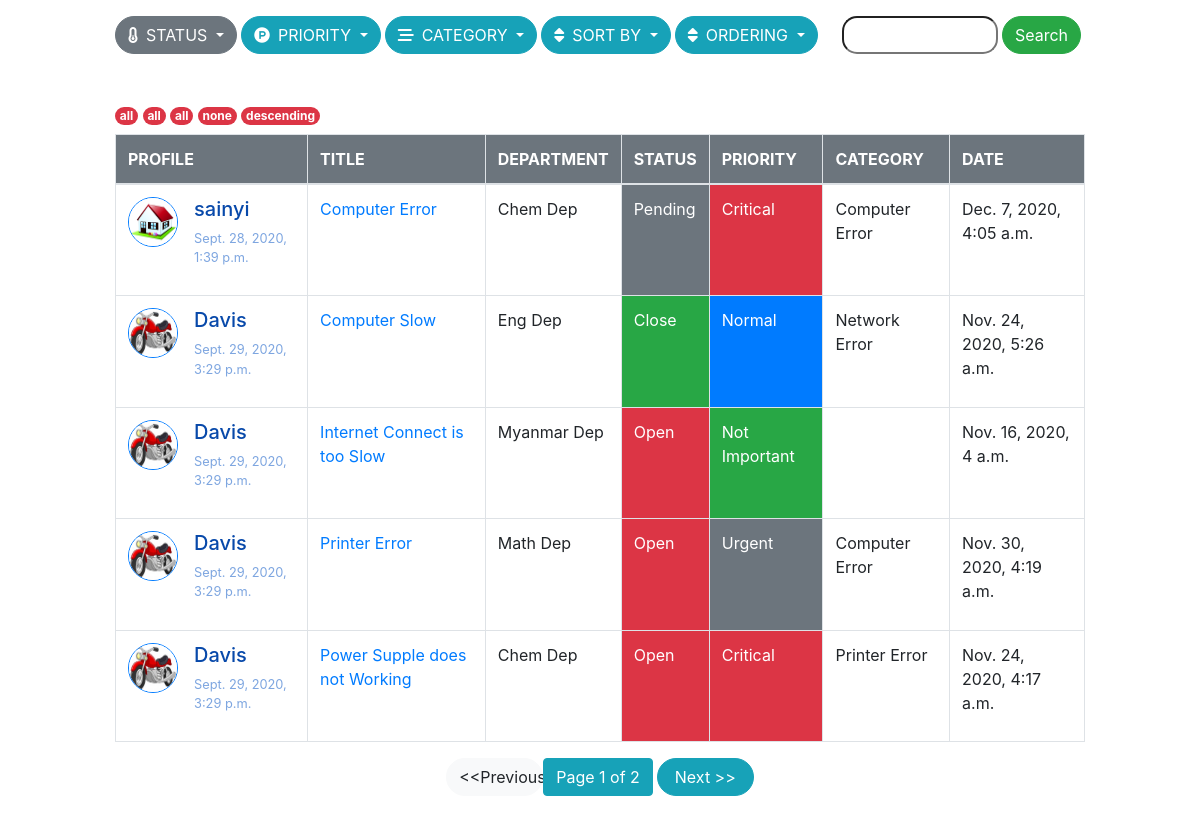
The app's page /tickets, older data.
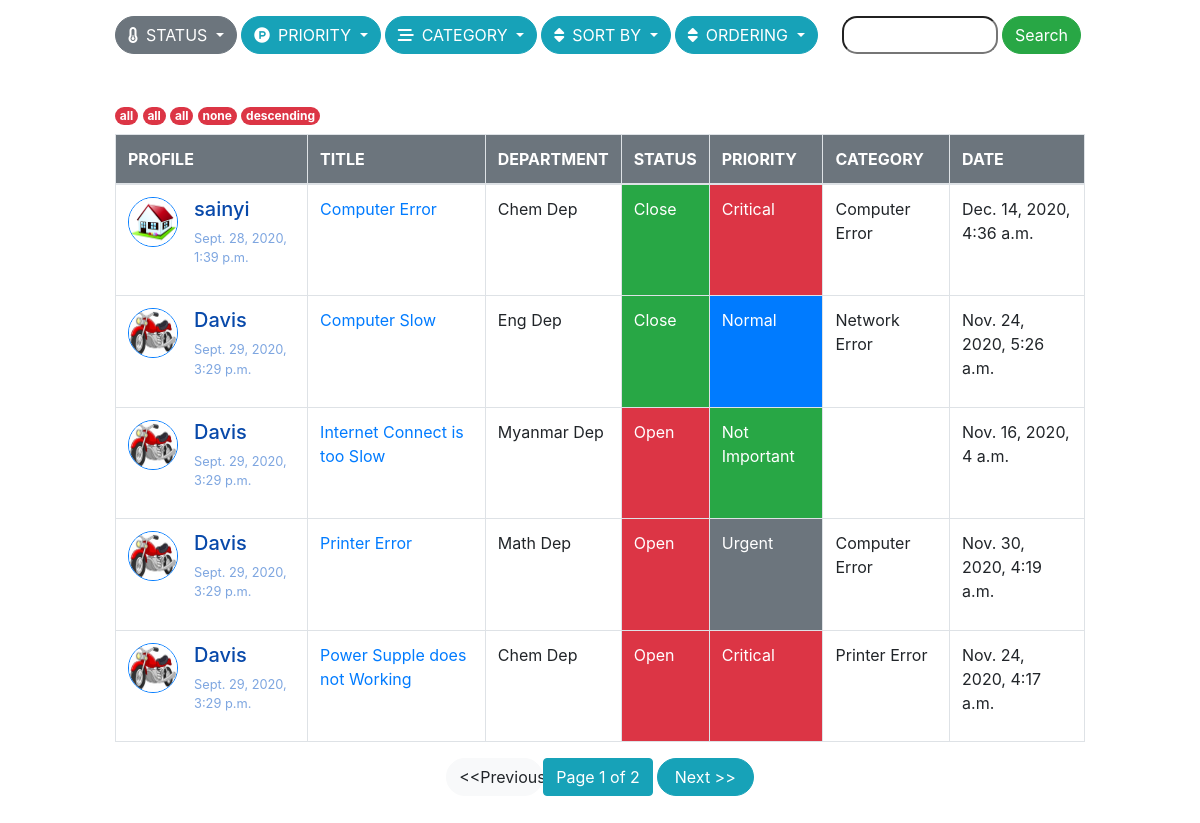
The same page, newer data.
### tickets/models.py (models this page shows, shortened)
class Tickets(models.Model):
	user = models.ForeignKey(User,on_delete=models.CASCADE);
	category = models.ForeignKey(Category,on_delete=models.CASCADE,blank=True,null=True);
	name = models.CharField(max_length = 200);
	subject = models.CharField(max_length = 300);
	description = models.TextField();
	attachment = models.FileField(upload_to = "tickets/files/",null=True,blank=True);
	STATUS_CHOICES = (
						('Open','open'), # (Key,value)
						('Pending','pending'),
						('Closed','closed')
					 );
	SET_PRIORITY = (
					('critical','Critical'),
					('urgent','Urgent'),
					('normal','Normal'),
					('not_important','Not Important'),
				   );
	status = models.CharField(max_length=100,choices=STATUS_CHOICES,default='Open');
	priority = models.CharField(max_length=100,choices= SET_PRIORITY,default = 'not_important');
	created = models.DateTimeField(auto_now =True);
	updated = models.DateTimeField(auto_now_add = True);

class Category(models.Model):
	name = models.CharField(max_length=150);
	slug = models.SlugField(max_length=150,unique=True);

### user/models.py (models this page shows, shortened)
class Profile(models.Model):#User
	user = models.OneToOneField(settings.AUTH_USER_MODEL,on_delete=models.CASCADE);
	photo = models.ImageField(null=True,blank=True,default='default.jpg');
	birthday = models.DateField(null=True,blank=True);
	phone = models.CharField(max_length=20,null=True,blank=True);
	address = models.TextField(null=True,blank=True);
	GENDER = (
				('other','Other'), # (Key,value)
				('male','Male'),
				('female','Female')
			);
	gender = models.CharField(max_length=100,choices = GENDER,default='other');

### tickets/views.py (the view, shortened to what this page needs)
# urls.py: path('',include('tickets.urls')),
def tickets(request):
	categories = Category.objects.all();
	status = request.GET.get('status'); #all
	priority = request.GET.get('priority'); # none
	category = request.GET.get('category'); # all,.......
	sort = request.GET.get('sort');
	order = request.GET.get('order');
	if sort:
		find['sort'] = sort;
	if order:
		find['order'] = order;
	if find['order'] == 'ascending':
		if find['sort'] == 'date':
			tickets =Tickets.objects.all().order_by('created');
		elif find['sort'] == 'user':
			tickets = Tickets.objects.all().order_by('user__username');
		elif find['sort'] == 'department':
			tickets = Tickets.objects.all().order_by('name');
		else:
			tickets = Tickets.objects.all();
	elif find['order'] == 'descending':
		if find['sort'] == 'date':
			tickets =Tickets.objects.all().order_by('-created');
		elif find['sort'] == 'user':
			tickets = Tickets.objects.all().order_by('-user__username');
		elif find['sort'] == 'department':
			tickets = Tickets.objects.all().order_by('-name');
		else:
			tickets = Tickets.objects.all();
	search_txt = request.GET.get('search');
	if search_txt:
		tickets = tickets & Tickets.objects.filter(subject__icontains = search_txt);
	if (status and status != 'all') or (find['status'] != 'all' and status != 'all'):
		if status:
			find['status'] = status;
		tickets = tickets & Tickets.objects.filter(status=find['status'].capitalize());#status=all
	else:
		find['status'] = 'all';
	if (priority and priority != 'all') or (find['priority'] != 'all' and priority != 'all'):
		if priority:
			find['priority'] = priority;
		tickets = tickets & Tickets.objects.filter(priority=find['priority']);
	else:
		find['priority'] = 'all';
	if (category and category != 'all' and category != 'none') or (find['category'] != 'all' and category != 'all' and category != 'none'):
		if category:
			find['category'] = category;
		cat = Category.objects.get(slug = find['category']); #####Not None
		tickets = tickets & Tickets.objects.filter(category = cat);
	else:
		find['category'] = 'all';
	if (category and category != 'none'):
		find['cat_none'] = False;
	cat_none  = False;
	for k,f in find.items():
		print(f);
	page_obj,tickets = paginated(request,tickets,5);
	return render(request,'tickets/tickets.html',{'nav_ticket':'active',
												  'categories':categories,
												  'tickets':tickets,
												  'find':find,
												  'cat_none':cat_none,
												  'page_obj':page_obj
													});

### tickets/views.py (called while the page is built)
def paginated(request,objects,number):
	paginator = Paginator(objects,number);
	try:
		page = request.GET.get('page'); # page no variable
		page_obj =paginator.get_page(page);
		objects = paginator.page(page);
	except PageNotAnInteger:
		page_obj = paginator.get_page(1);
		objects = paginator.page(1);
	return page_obj,objects;

### tickets/templates/tickets/tickets.html
{% extends 'user/base.html' %}
{% block content %}
{% include 'tickets/ticket_mgmt.html' %}
{% include 'tickets/tickets_view.html' %}
{% include 'tickets/paginator.html' %}
{% endblock %}

### tickets/templates/tickets/tickets_view.html (shortened to what this page needs)
<div class="mt-5">
<span class="badge badge-danger rounded-pill">{{find.status}}</span>
<span class="badge badge-danger rounded-pill">{{find.priority}}</span>
{% if find.category == 'all' and cat_none == False %}
	<span class="badge badge-danger rounded-pill">all</span>
{% endif %}
<span class="badge badge-danger rounded-pill">{{find.sort}}</span>
<span class="badge badge-danger rounded-pill">{{find.order}}</span>
</div>
<table class="table table-bordered mt-2">
	<thead class="bg-secondary">
		<tr>
			<th scope="col" class="text-white">PROFILE</th>
			<th scope="col" class="text-white">TITLE</th>
			<th scope="col" class="text-white">DEPARTMENT</th>
			<th scope="col" class="text-white">STATUS</th>
			<th scope="col" class="text-white">PRIORITY</th>
			<th scope="col" class="text-white">CATEGORY</th>
			<th scope="col" class="text-white">DATE</th>
			<tbody>
		{% for ticket in tickets  %}
			<tr>
				<td>
					<div style="display: inline-flex;">
						<a href="{% url 'user-detail-view' id=ticket.user.id %}">
							<img src="{{ticket.user.profile.photo.url}}" alt="profile"
							width="50" height="50"
							class="border border-primary rounded-circle mr-3">
						</a>
						<div>
							<a href="{% url 'user-detail-view' id=ticket.user.id %}">
								<h5 style="color: #0849AA;">{{ticket.user.username}}</h5>
							</a>
							<p style="font-size: 0.8em;color: #7EA6E0;">{{ticket.user.date_joined}}</p>
						</div>
					</div>
				</td>
				<td>
					<a href="{% url 'ticket-detail' id=ticket.id %}">
					{{ticket.subject}}
					</a>
				</td>
				<td>{{ticket.name}}</td>
				{% if ticket.status == 'Open' %}
				<td class="bg-danger text-white">Open</td>
				{% elif ticket.status == 'Closed' %}
				<td class="bg-success text-white">Close</td>
				{% else %}
				<td class="bg-secondary text-white">Pending</td>
				{% endif %}
				{% if ticket.priority == 'critical' %}
				<td class="bg-danger text-white">Critical</td>
				{% elif ticket.priority == 'urgent' %}
				<td class="bg-secondary text-white">Urgent</td>
				{% elif ticket.priority == 'normal' %}
				<td class="bg-primary text-white">Normal</td>
				{% else %}
				<td class="bg-success text-white">Not Important</td>
				{% endif %}
				<td>{{ticket.category.name}}</td>
				<td>{{ticket.created}}</td>
			</tr>
		{% endfor %}
	</tbody>
		</tr>
	</thead>
</table>

Row changes from the older to the newer data that the page shows:
changed Tickets "sainyi": created "Dec. 7, 2020, 4:05 a.m." → "Dec. 14, 2020, 4:36 a.m."; status "Pending" → "Close"
